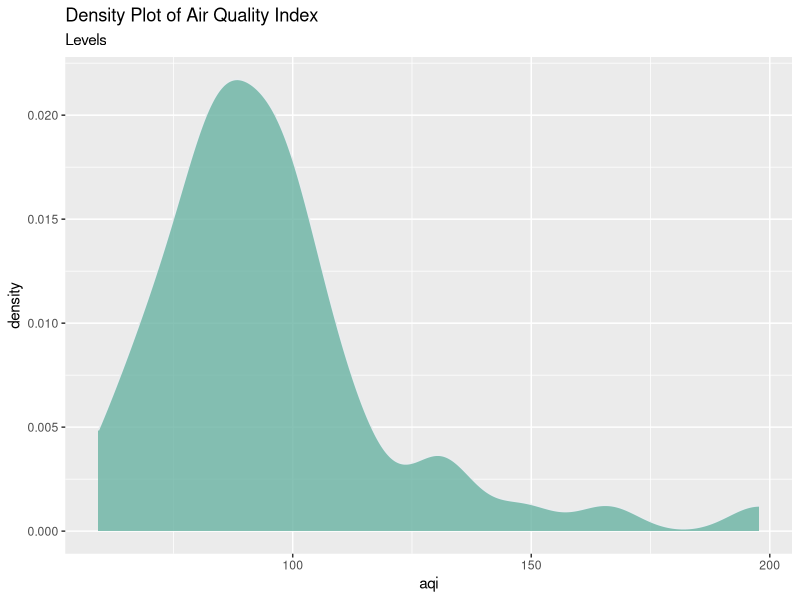
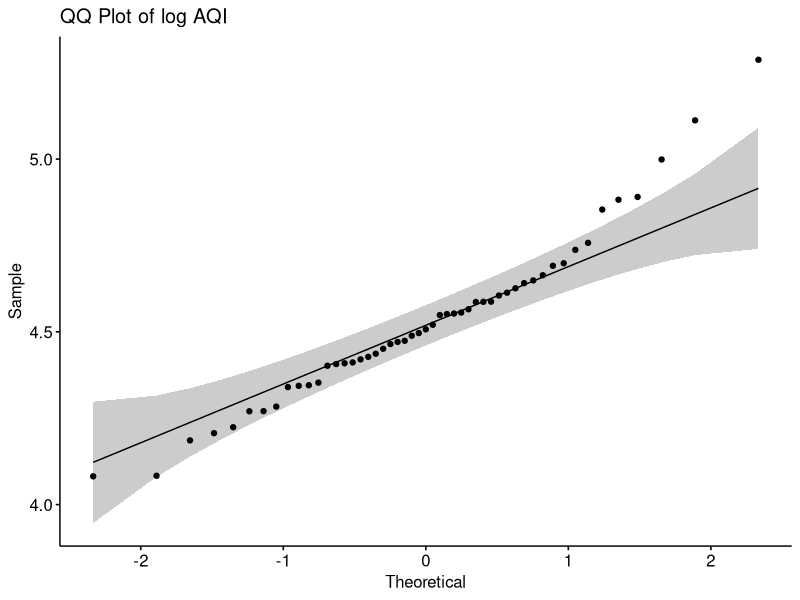
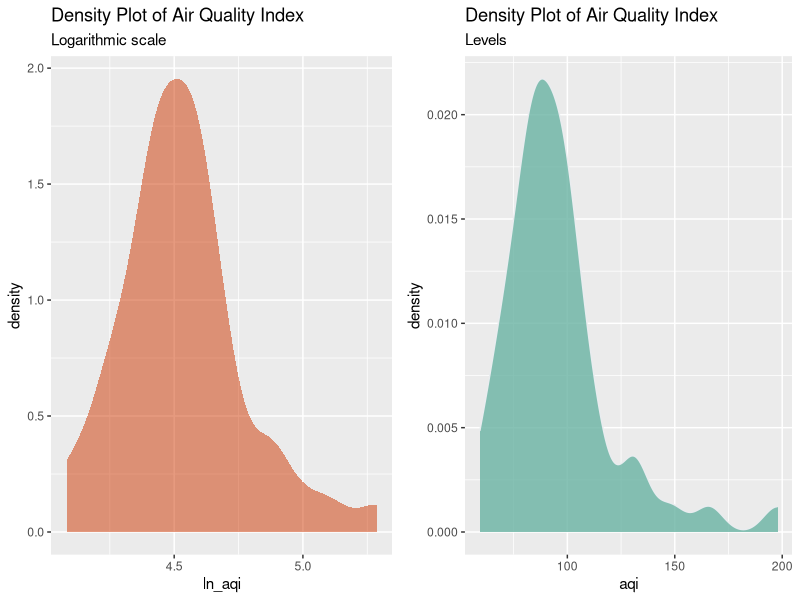
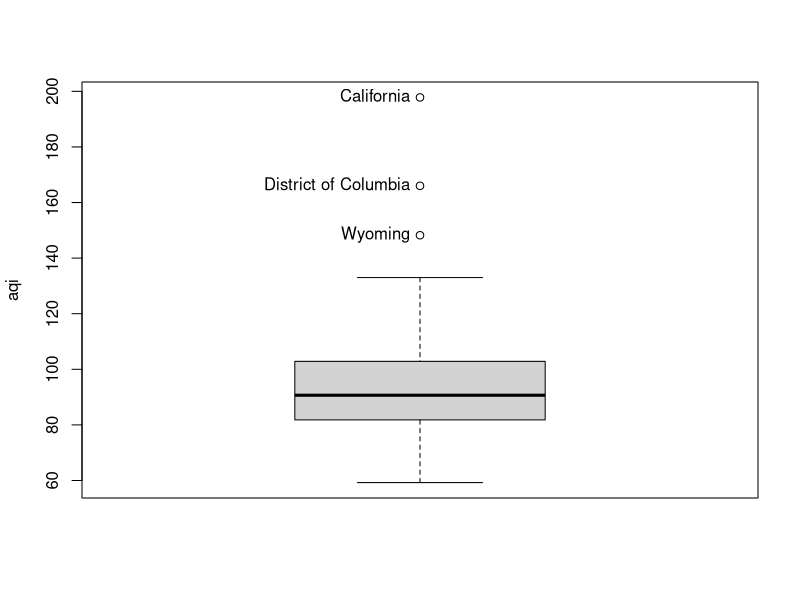

Recreate these plots in R, in order.
## ---- chunk 1
knitr::opts_chunk$set(echo = FALSE)
## ---- chunk 2
data <- read.csv('usa_final.csv', sep=',')
data <- data[,-c(20,21)]
log_aqi <- log(data$aqi)
data$ln_aqi <- log_aqi
## ---- chunk 3
library(ggplot2)
library(dplyr)
dataset <- read.csv("usa_final.csv", sep=',', header = TRUE, dec = ".")
dataset %>%
    ggplot(aes(x=aqi)) +
    geom_density(fill="#69b3a2", color="#e9ecef", alpha=0.8)+
    labs(title = 'Density Plot of Air Quality Index', subtitle='Levels')
## ---- chunk 4
shapiro.test(dataset$aqi)
## ---- chunk 5
dataset <- dataset %>% mutate(ln_aqi=log(dataset$aqi))
shapiro.test(dataset$ln_aqi)
## ---- chunk 6
library(ggpubr)
ggqqplot(dataset$ln_aqi, title = "QQ Plot of log AQI")
## ---- chunk 7
library(ggpubr)
d1 <- dataset %>%
  ggplot(aes(x=ln_aqi)) +
  geom_density(fill="orangered3", color=FALSE, alpha=0.5)+
  labs(title = 'Density Plot of Air Quality Index', subtitle='Logarithmic scale')
d2 <- dataset %>%
    ggplot(aes(x=aqi)) +
    geom_density(fill="#69b3a2", color="#e9ecef", alpha=0.8)+
    labs(title = 'Density Plot of Air Quality Index', subtitle='Levels')
ggarrange(d1, d2, 
          ncol = 2, nrow = 1)
## ---- chunk 8
library(car)
Boxplot(~aqi, data=data, id=list(labels=data$state))
## ---- chunk 9
library(tidyr)
log_aqi <- log(data$aqi)
data$ln_aqi <- log_aqi
dt <- data %>% drop_na()
dt <- dt[,-c(1,2)]
## ---- chunk 10
full.model <- lm(ln_aqi~.-waste-healthcare-construction-utilities-professional-retail-finance, data = dt)
summary(full.model)
